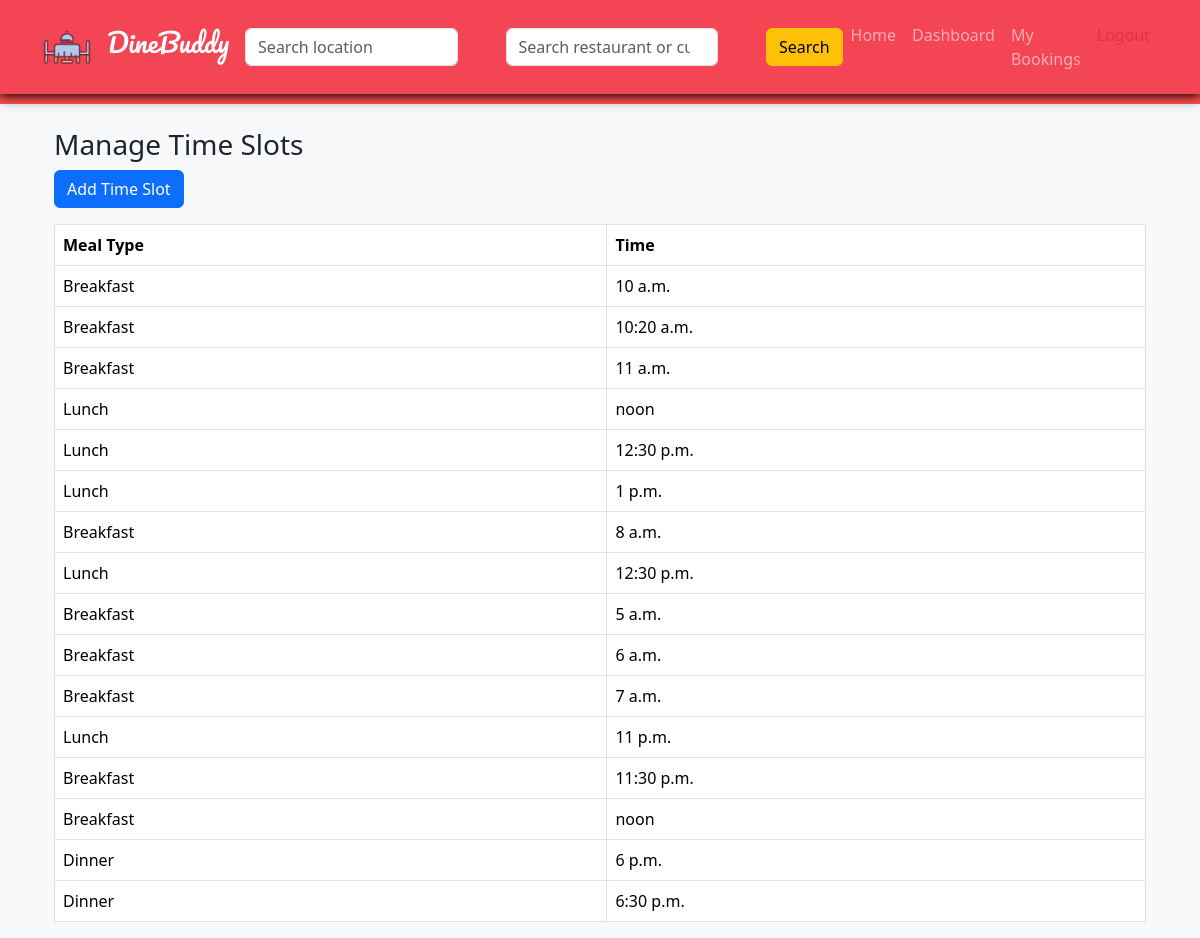
The app's page /restaurant/manage-timeslots/ (signed in) with its own data.
### restaurant_app/models.py (models this page shows, shortened)
class TimeSlot(models.Model):
    restaurant = models.ForeignKey(Restaurant,on_delete=models.CASCADE)
    meal_type = models.CharField(max_length=20)
    time = models.TimeField(null=True, blank=True)
    start_time = models.TimeField(null=True, blank=True)
    end_time = models.TimeField(null=True, blank=True)

### restaurant_app/views.py (the view)
# urls.py: path('manage-timeslots/',manage_timeslots,name='manage_timeslots'),
@login_required
def manage_timeslots(request):
    timeslots = TimeSlot.objects.filter(restaurant__owner=request.user)
    return render(request,'owner/manage_timeslots.html',{
        'timeslots':timeslots
    })

### templates/owner/manage_timeslots.html
{% extends 'base.html' %}
{% block content %}
<div class="container mt-4">
<h3>Manage Time Slots</h3>
<a href="{% url 'add_timeslot' %}" class="btn btn-primary mb-3">
Add Time Slot
</a>
<table class="table table-bordered">
<tr>
<th>Meal Type</th>
<th>Time</th>
</tr>
{% for slot in timeslots %}
<tr>
<td>{{ slot.meal_type }}</td>
<td>{{ slot.time }}</td>
</tr>
{% endfor %}
</table>
</div>
{% endblock %}

### static/css/style.css (style rules this page uses)
body { padding-top: 80px; background-color: #f8f9fa; }

### static/css/base.css (style rules this page uses)
body { padding-top: 80px; }

### records on screen
TimeSlot: meal_type "Breakfast", time "10 a.m."
TimeSlot: meal_type "Breakfast", time "10:20 a.m."
TimeSlot: meal_type "Breakfast", time "11 a.m."
TimeSlot: meal_type "Lunch", time "noon"
TimeSlot: meal_type "Lunch", time "12:30 p.m."
TimeSlot: meal_type "Lunch", time "1 p.m."
TimeSlot: meal_type "Breakfast", time "8 a.m."
TimeSlot: meal_type "Lunch", time "12:30 p.m."
TimeSlot: meal_type "Breakfast", time "5 a.m."
TimeSlot: meal_type "Breakfast", time "6 a.m."
TimeSlot: meal_type "Breakfast", time "7 a.m."
TimeSlot: meal_type "Lunch", time "11 p.m."
TimeSlot: meal_type "Breakfast", time "11:30 p.m."
TimeSlot: meal_type "Breakfast", time "noon"
TimeSlot: meal_type "Dinner", time "6 p.m."
TimeSlot: meal_type "Dinner", time "6:30 p.m."
